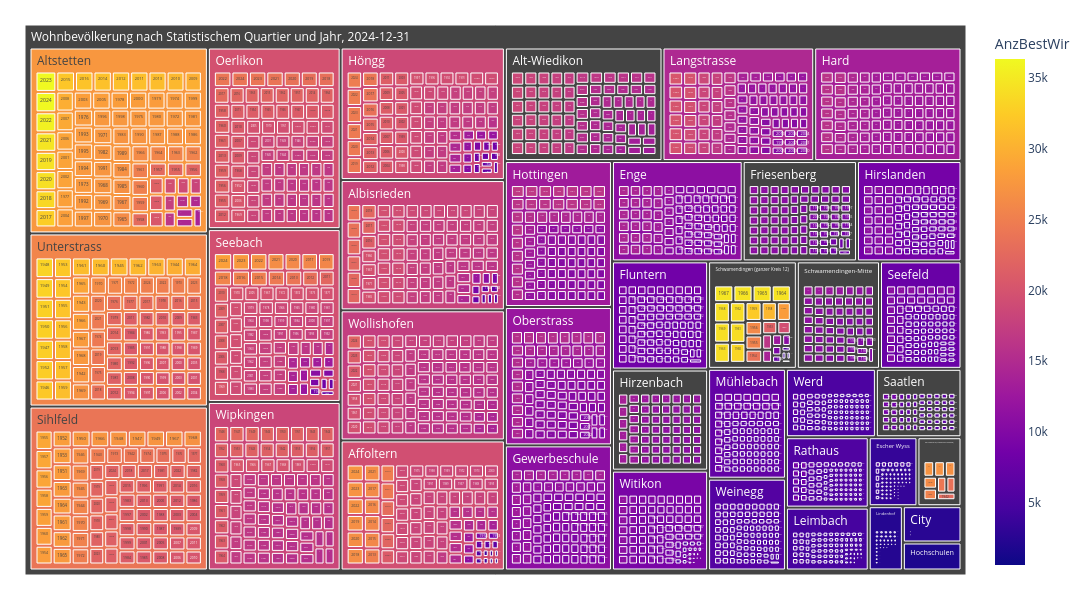

Source (notebook cell):
### Code cell
treeMap1 = mypy_dv.plot_px_treemap(
    data=myTM.reset_index()
    ,levels=['QuarLang','Jahr_nbr']
    ,values="AnzBestWir"
    ,color="AnzBestWir"
    #, color_continuous_scale='Blues'
    ,color_discrete_map={'(?)':'lightgrey', 'Wohnen':'lightblue'}   
    ,height=600
    ,width=1100               
    #,margin_val_bottom=25
    ,myHeaderTitle="Wohnbevölkerung nach Statistischem Quartier und Jahr, "+data_max_date
)
treeMap1

### Figure 1 — Plotly figure (JSON) as saved in the notebook; plotly's stock layout.template omitted (floating-point values rounded to 4 significant figures; data arrays with more than 128 entries replaced by an {"elided": "..."} marker saying what was removed)
{"data": [{"branchvalues": "total", "customdata": {"elided": "2961x1 float values"}, "domain": {"x": [0, 1], "y": [0, 1]}, "hovertemplate": "%{label}<br><br>Anzahl:<br>%{value}<extra></extra>", "ids": {"elided": "2961 str values"}, "labels": {"elided": "2961 str values"}, "marker": {"coloraxis": "coloraxis", "colors": {"elided": "2961 float values"}}, "name": "", "parents": {"elided": "2961 str values"}, "root": {"color": "grey"}, "type": "treemap", "values": {"elided": "2961 int values"}}], "layout": {"coloraxis": {"colorbar": {"title": {"text": "AnzBestWir"}}, "colorscale": [[0, "#0d0887"], [0.1111, "#46039f"], [0.2222, "#7201a8"], [0.3333, "#9c179e"], [0.4444, "#bd3786"], [0.5556, "#d8576b"], [0.6667, "#ed7953"], [0.7778, "#fb9f3a"], [0.8889, "#fdca26"], [1, "#f0f921"]]}, "height": 600, "legend": {"tracegroupgap": 0}, "margin": {"b": 25, "l": 25, "r": 25, "t": 25}, "width": 1100}}
